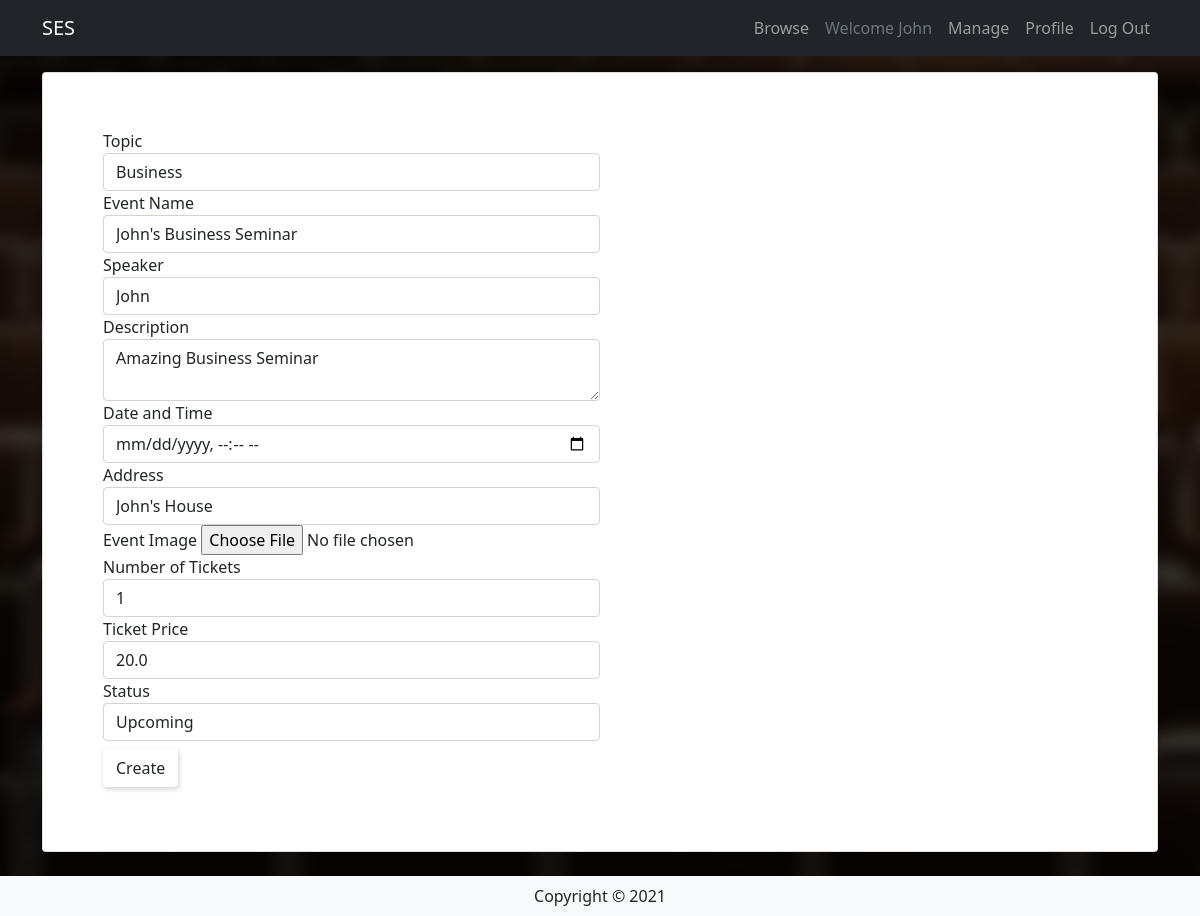
Page /manage/edit/1 (signed in) on the committed database.
### event/models.py (models this page shows, shortened)
class User(db.Model, UserMixin):
    __tablename__ = 'users'
    id = db.Column(db.Integer, primary_key=True)
    name = db.Column(db.String(100), nullable=False)
    emailid = db.Column(db.String(100), nullable=False, unique=True)
    phonenum = db.Column(db.Integer, nullable=True, unique=True)
    address = db.Column(db.String(100), nullable=True)
    password_hash = db.Column(db.String(225), nullable=False)
    events = db.relationship('Event', backref='user')
    comments = db.relationship('Comment', backref='user')
    orders = db.relationship('Orders', backref='user')

class Event(db.Model):
    __tablename__ = 'events'
    id = db.Column(db.Integer, primary_key=True)
    topic = db.Column(db.Enum("Business", "Mental Health",
                      "Technology", name="topic"))
    name = db.Column(db.String(80))
    speaker = db.Column(db.String(80))
    description = db.Column(db.String(200))
    dateTime = db.Column(db.DateTime, default=datetime.now())
    address = db.Column(db.String(200))
    image = db.Column(db.String(400))
    tickets = db.Column(db.Integer)
    price = db.Column(db.Float)
    status = db.Column(db.Enum('Upcoming', 'Cancelled',
                       'Inactive', 'Booked', name="status"), default='Upcoming')
    user_id = db.Column(db.Integer, db.ForeignKey('users.id'))
    comments = db.relationship('Comment', backref='event')
    orders = db.relationship('Orders', backref='event')

### event/manage.py (the view, shortened to what this page needs)
@managebp.route('/edit/<id>', methods=['GET', 'POST'])
def edit(id):  # attempted to add creating user to databse
    print('Method type: ', request.method)
    event = Event.query.filter_by(id=id).first()
    form = EventForm(obj=event)
    return render_template('/events/event-manage.html', form=form)

### event/__init__.py (called while the page is built)
def create_app():
    app = Flask(__name__)
    boostrap = Bootstrap(app)
    app.secret_key = 'somerandomvalue'
    app.config['SQLALCHEMY_DATABASE_URI'] = 'sqlite:///seminar.sqlite'
    db.init_app(app)
    login_manager = LoginManager()
    login_manager.login_view = 'auth.login'
    login_manager.init_app(app)
    from .models import User  # importing here to avoid circular references
    @login_manager.user_loader
    def load_user(user_id):
        return User.query.get(int(user_id))
    from . import views
    app.register_blueprint(views.mainbp)
    from . import manage
    app.register_blueprint(manage.managebp)
    from . import details
    app.register_blueprint(details.detailsbp)
    from . import profile
    app.register_blueprint(profile.profilebp)
    from . import auth
    app.register_blueprint(auth.bp)
    return app

### event/templates/events/event-manage.html (shortened to what this page needs)
{% extends "base.html" %}
{% import "bootstrap/wtf.html" as wtf %}
{% block content %}
<section class="hero details">
  <div class="my-3 container  w-100 justify-content-center align-items-center">
    <div class="p-5-sm p-0 jumbo text-dark text-start">
      <div class="card p-md-5 p-sm-3 p-1 mb-4 shadow-lg rounded cover">
        <div class="container-fluid">
          <div class="col-md-6 ml-5">
            {{wtf.quick_form(form)}}
          </div>
        </div>
      </div>
    </div>
  </div>
</section>
{% endblock %}

### event/templates/base.html (shortened to what this page needs)
<html>
<head>
    <link href="https://cdn.jsdelivr.net/npm/bootstrap@5.0.0-beta3/dist/css/bootstrap.min.css" rel="stylesheet"
>
    <link rel="stylesheet" href="{{ url_for('static',filename='css/style.css') }}">
</head>
<body>
    <header>
        <nav class="navbar navbar-expand-lg navbar-dark dark sticky-top">
            <div class="container">
                <a href="{{url_for('main.index')}}" class="navbar-brand">
                    SES
                </a>
                <div class="collapse navbar-collapse justify-content-end" id="navbarSupportedContent">
                    <div class="navbar-nav ml-auto">
                        <a class="nav-item nav-link" href="{{url_for('main.index', _anchor='event-browse')}}">Browse</a>
                        {% if current_user.is_authenticated %}
                        <a class="nav-item nav-link disabled text-muted" href="#">Welcome {{current_user.name}}</a>
                        <a class="nav-item nav-link" href="{{url_for('manage.show', id = current_user.id)}}">Manage</a>
                        <a class="nav-item nav-link" href="{{url_for('profile.show', id = current_user.id)}}">Profile</a>
                        <a class="nav-item nav-link" href="{{ url_for('auth.logout') }}">Log Out</a>
                        {% else %}
                        <a class="nav-item nav-link" href="{{url_for('auth.login') }}">Log In</a>
                        <a class="nav-item nav-link" href="{{url_for('auth.register') }}">Register</a>
                        {% endif %}
                    </div>
                </div>
            </div>
        </nav>
    </header>
    <main>
        {% block content %}
        {% endblock %}
    </main>
    <footer class="footer">
        <div class="text-center py-2 bg-light">
            <span class="text-dark">Copyright &copy; 2021</span>
        </div>
    </footer>
</body>
</html>

### event/static/css/style.css (style rules this page uses)
.btn-default { margin-top: 0.5em !important; box-shadow: 1px 2px 5px #8080805c; }
body { margin: 0; }
.dark { background: #212529 !important; }
.jumbo { color: white; text-align: center; position: relative; }
section.hero { position: relative; overflow: hidden; }
.jumbo { animation-duration: 2s; animation-timing-function: ease-in-out; animation-delay: 0s; animation-name: FadeIn; }

### rows in the picture
User: name "John"
Event: topic "Business", name "John's Business Seminar", speaker "John", description "Amazing Business Seminar", address "John's House", tickets "1", price "20.0", status "Upcoming"
